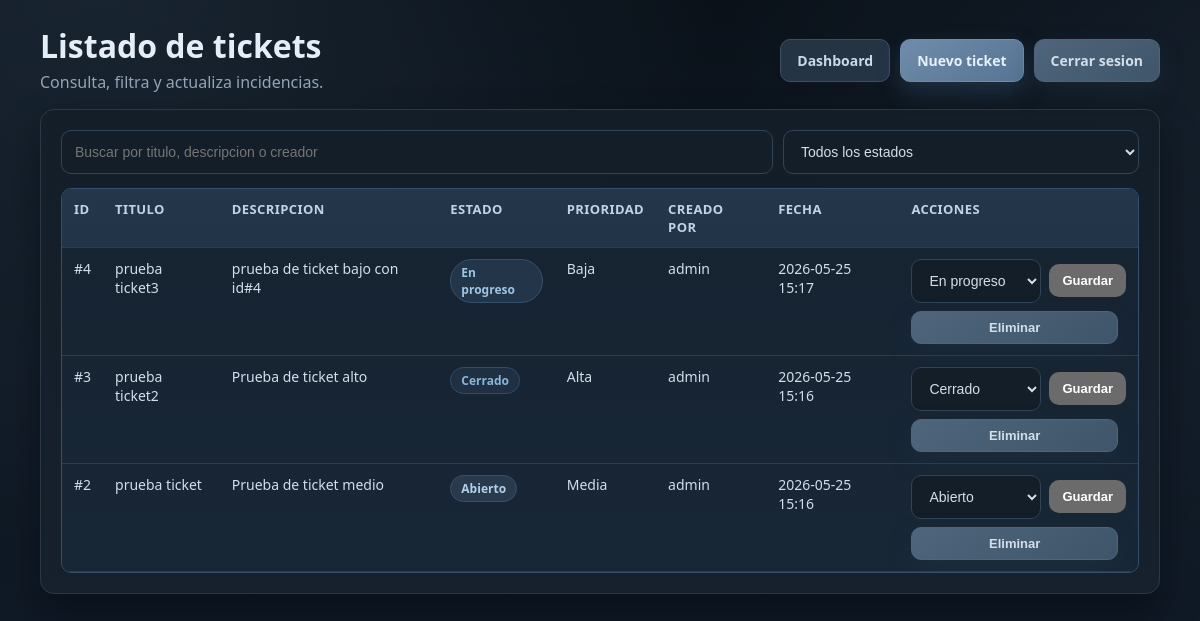
/tickets (signed in), run on the app's committed database.
### tables this page shows
CREATE TABLE tickets (
            id INTEGER PRIMARY KEY AUTOINCREMENT,
            titulo TEXT NOT NULL,
            descripcion TEXT NOT NULL,
            estado TEXT NOT NULL
        , prioridad TEXT NOT NULL DEFAULT 'Media', creado_por TEXT NOT NULL DEFAULT 'sistema', fecha_creacion TEXT NOT NULL DEFAULT '');

### app.py (the view)
@app.route("/tickets")
@login_required
def tickets():
    connection = get_connection()
    rows = connection.execute(
        """
        SELECT id, titulo, descripcion, estado, prioridad, creado_por, fecha_creacion
        FROM tickets
        ORDER BY id DESC
        """
    ).fetchall()
    connection.close()
    return render_template(
        "tickets.html",
        tickets=rows,
        estados=TICKET_STATES,
    )

### app.py (called while the page is built)
def get_connection():
    connection = sqlite3.connect(DB_PATH)
    connection.row_factory = sqlite3.Row
    return connection

def login_required(view):
    @wraps(view)
    def wrapped_view(*args, **kwargs):
        if "usuario" not in session:
            return redirect(url_for("login"))
        return view(*args, **kwargs)
    return wrapped_view

### templates/tickets.html (shortened to what this page needs)
<!DOCTYPE html>
<html lang="es">
<head>
    <link rel="stylesheet" href="{{ url_for('static', filename='style.css') }}">
</head>
<body class="page-app">
    <main class="shell">
        <header class="topbar">
            <div>
                <h1>Listado de tickets</h1>
                <p class="muted">Consulta, filtra y actualiza incidencias.</p>
            </div>
            <nav class="topbar-actions">
                <a class="btn btn-ghost" href="{{ url_for('dashboard') }}">Dashboard</a>
                <a class="btn btn-primary" href="{{ url_for('crear_ticket') }}">Nuevo ticket</a>
                <a class="btn btn-danger" href="{{ url_for('logout') }}">Cerrar sesion</a>
            </nav>
        </header>
        <section class="panel">
            <div class="toolbar">
                <input id="searchInput" type="text" placeholder="Buscar por titulo, descripcion o creador">
                <select id="stateFilter">
                    <option value="">Todos los estados</option>
                </select>
            </div>
            {% if tickets %}
                <div class="table-wrap">
                    <table id="ticketsTable">
                        <thead>
                            <tr>
                                <th>ID</th>
                                <th>Titulo</th>
                                <th>Descripcion</th>
                                <th>Estado</th>
                                <th>Prioridad</th>
                                <th>Creado por</th>
                                <th>Fecha</th>
                                <th>Acciones</th>
                            </tr>
                        </thead>
                        <tbody>
                            {% for ticket in tickets %}
                                <tr data-title="{{ ticket['titulo']|lower }}" data-desc="{{ ticket['descripcion']|lower }}" data-owner="{{ ticket['creado_por']|lower }}" data-state="{{ ticket['estado'] }}">
                                    <td>#{{ ticket["id"] }}</td>
                                    <td>{{ ticket["titulo"] }}</td>
                                    <td>{{ ticket["descripcion"] }}</td>
                                    <td>
                                        <span class="status status-{{ ticket['estado']|lower|replace(' ', '-') }}">
                                            {{ ticket["estado"] }}
                                        </span>
                                    </td>
                                    <td>{{ ticket["prioridad"] }}</td>
                                    <td>{{ ticket["creado_por"] }}</td>
                                    <td>{{ ticket["fecha_creacion"] }}</td>
                                    <td>
                                        <div class="row-actions">
                                            <form method="POST" action="{{ url_for('cambiar_estado', ticket_id=ticket['id']) }}" class="inline-form">
                                                <select name="estado" aria-label="Cambiar estado ticket {{ ticket['id'] }}">
                                                    {% for estado in estados %}
                                                        <option value="{{ estado }}" {% if estado == ticket["estado"] %}selected{% endif %}>{{ estado }}</option>
                                                    {% endfor %}
                                                </select>
                                                <button class="btn btn-small" type="submit">Guardar</button>
                                            </form>
                                            <form method="POST" action="{{ url_for('eliminar_ticket', ticket_id=ticket['id']) }}" class="inline-form" onsubmit="return confirm('Eliminar ticket #{{ ticket['id'] }}?');">
                                                <button class="btn btn-small btn-danger" type="submit">Eliminar</button>
                                            </form>
                                        </div>
                                    </td>
                                </tr>
                            {% endfor %}
                        </tbody>
                    </table>
                </div>
            {% else %}
                <p class="empty-state">No hay tickets para mostrar.</p>
            {% endif %}
        </section>
    </main>
</body>
</html>

### static/style.css (style rules this page uses)
:root { color-scheme: dark; --bg: #0b1118; --bg-soft: #0f1721; --surface: #161f2a; --surface-strong: #1c2733; --text: #d3deea; --muted: #94a4b5; --border: #2a3746; --accent: #7c97b4; --accent-strong: #5f7d9c; --accent-soft: #243546; --line-contrast: #7fd0ff; --shadow: 0 20px 38px rgba(2, 7, 14, 0.46); --shadow-soft: 0 10px 22px rgba(2, 7, 14, 0.38); }
* { box-sizing: border-box; }
body { margin: 0; min-height: 100vh; font-family: "Segoe UI", Arial, sans-serif; color: var(--text); background: linear-gradient(180deg, #0b1118 0%, #101924 50%, #0f1a26 100%), repeating-linear-gradient( 108deg, rgba(127, 208, 255, 0.055) 0 1px, transparent 1px 20px ); background-attachment: fixed; }
.page-app, .page-home { background: radial-gradient(1400px circle at 8% -10%, rgba(128, 178, 220, 0.13), transparent 45%), radial-gradient(1200px circle at 105% 10%, rgba(105, 146, 188, 0.09), transparent 45%), linear-gradient(180deg, #0a1119 0%, #0f1823 45%, #101b28 100%); }
h1, h2, h3, p { margin: 0; }
h1 { font-size: clamp(28px, 3vw, 38px); line-height: 1.15; color: #e5edf6; }
.shell { width: min(1120px, calc(100% - 34px)); margin: 0 auto; padding: 28px 0 40px; }
.panel { background: linear-gradient(180deg, rgba(20, 30, 41, 0.93) 0%, rgba(22, 33, 45, 0.93) 100%); border: 1px solid var(--border); border-radius: 14px; box-shadow: var(--shadow); padding: 20px; }
.muted { margin-top: 6px; color: var(--muted); }
input, textarea, select { width: 100%; border: 1px solid #314356; border-radius: 10px; padding: 12px 13px; font-size: 14px; color: var(--text); background: #141e29; transition: border-color 0.2s ease, box-shadow 0.2s ease, background 0.2s ease; }
.btn { display: inline-flex; align-items: center; justify-content: center; gap: 8px; border: 1px solid transparent; border-radius: 10px; padding: 11px 16px; font-size: 14px; font-weight: 600; cursor: pointer; text-decoration: none; transition: transform 0.18s ease, box-shadow 0.18s ease, background 0.18s ease, border-color 0.18s ease; }
.btn-primary { color: #e7f1fb; background: linear-gradient(145deg, #6f8daa, #567493); border-color: #6f8daa; box-shadow: 0 10px 22px rgba(53, 86, 116, 0.4); }
.btn-ghost { color: #c9d9e8; background: #243445; border-color: #3a5066; }
.btn-danger { color: #d3deea; background: linear-gradient(145deg, #4e657b, #3f556a); border-color: #4e657b; box-shadow: 0 10px 22px rgba(34, 52, 70, 0.36); }
.btn-small { padding: 8px 12px; font-size: 13px; }
.topbar { display: flex; flex-wrap: wrap; align-items: center; justify-content: space-between; gap: 14px; margin-bottom: 16px; }
.topbar h1 { font-size: clamp(24px, 2.8vw, 32px); }
.topbar-actions { display: flex; flex-wrap: wrap; gap: 10px; }
.toolbar { display: grid; grid-template-columns: 2fr 1fr; gap: 10px; margin-bottom: 14px; }
.table-wrap { width: 100%; overflow-x: auto; border: 1px solid #36506a; border-radius: 10px; box-shadow: inset 0 0 0 1px rgba(126, 180, 225, 0.08); }
table { width: 100%; min-width: 850px; border-collapse: collapse; background: linear-gradient(180deg, #162331 0%, #182736 100%); }
th, td { border-bottom: 1px solid #2b3f53; text-align: left; padding: 11px 12px; vertical-align: top; font-size: 14px; }
th { background: linear-gradient(180deg, #243649 0%, #223447 100%); color: #bed5e9; font-size: 13px; text-transform: uppercase; letter-spacing: 0.4px; }
.status { display: inline-flex; align-items: center; border-radius: 999px; padding: 4px 10px; font-size: 12px; font-weight: 700; }
.status-abierto { background: #283a4c; color: #b5d1ea; border: 1px solid #38516a; }
.status-en-progreso { background: #233548; color: #9fc4e4; border: 1px solid #35516d; }
.status-cerrado { background: #1f3042; color: #88b6dc; border: 1px solid #314c66; }
.row-actions { display: grid; gap: 8px; }
.inline-form { display: grid; grid-template-columns: minmax(130px, 1fr) auto; gap: 8px; align-items: center; }

### data on the page
tickets: id "4", titulo "prueba ticket3", descripcion "prueba de ticket bajo con id#4", estado "En progreso", prioridad "Baja", creado_por "admin", fecha_creacion "2026-05-25 15:17"
tickets: id "3", titulo "prueba ticket2", descripcion "Prueba de ticket alto", estado "Cerrado", prioridad "Alta", creado_por "admin", fecha_creacion "2026-05-25 15:16"
tickets: id "2", titulo "prueba ticket", descripcion "Prueba de ticket medio", estado "Abierto", prioridad "Media", creado_por "admin", fecha_creacion "2026-05-25 15:16"
